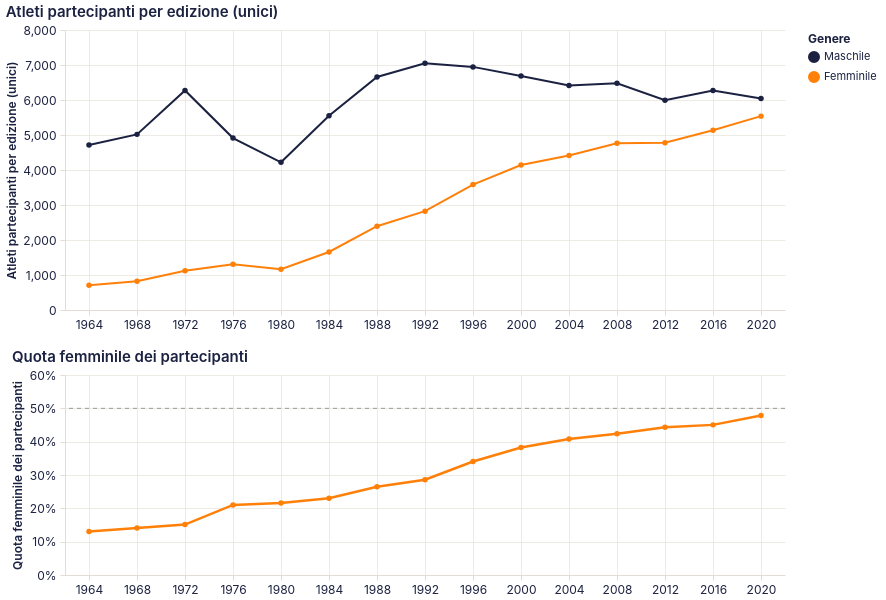

Express this chart as Vega-Lite.
### Vega-Lite specification from a JSON file in a GitHub repository (floating-point values rounded to 4 significant figures)
{"config": {"background": "transparent", "view": {"continuousWidth": 400, "continuousHeight": 300, "stroke": null, "fill": null}, "mark": {"color": "#1b2140"}, "arc": {"fill": "#1b2140"}, "area": {"fill": "#1b2140", "line": true, "fillOpacity": 0.15}, "line": {"stroke": "#1b2140", "strokeWidth": 2}, "path": {"stroke": "#1b2140"}, "rect": {"fill": "#1b2140"}, "bar": {"fill": "#1b2140"}, "point": {"fill": "#1b2140", "filled": true}, "shape": {"stroke": "#1b2140"}, "symbol": {"fill": "#1b2140"}, "title": {"color": "#1b2140", "anchor": "start", "fontSize": 15, "font": "Inter, system-ui, -apple-system, BlinkMacSystemFont, 'Segoe UI', Roboto, sans-serif", "fontWeight": 600, "subtitleColor": "#1b2140", "subtitleFont": "Inter, system-ui, -apple-system, BlinkMacSystemFont, 'Segoe UI', Roboto, sans-serif"}, "axis": {"labelColor": "#1b2140", "labelFontSize": 12, "labelFont": "Inter, system-ui, -apple-system, BlinkMacSystemFont, 'Segoe UI', Roboto, sans-serif", "labelFontWeight": 400, "titleColor": "#1b2140", "titleFont": "Inter, system-ui, -apple-system, BlinkMacSystemFont, 'Segoe UI', Roboto, sans-serif", "titleFontWeight": 600, "titleFontSize": 12, "grid": true, "gridColor": "#e2ddd4", "gridWidth": 0.6, "domainColor": "#e2ddd4", "tickColor": "#e2ddd4", "labelAngle": 0, "labelPadding": 4, "tickSize": 5}, "axisBand": {"grid": false}, "legend": {"labelFontSize": 11, "titleFontSize": 12, "labelFont": "Inter, system-ui, -apple-system, BlinkMacSystemFont, 'Segoe UI', Roboto, sans-serif", "titleFont": "Inter, system-ui, -apple-system, BlinkMacSystemFont, 'Segoe UI', Roboto, sans-serif", "labelColor": "#1b2140", "titleColor": "#1b2140", "symbolType": "circle", "padding": 4}, "range": {"category": ["#1b2140", "#ff8009", "#9a0641", "#ffe34a", "#e7b6af", "#0088b0", "#e03830"]}}, "vconcat": [{"data": {"name": "data-9949773066dc6e33ee15016cefac500a"}, "mark": {"type": "line", "point": true, "strokeWidth": 2}, "encoding": {"color": {"field": "genere", "scale": {"domain": ["Maschile", "Femminile"], "range": ["#1b2140", "#ff8009"]}, "title": "Genere", "type": "nominal"}, "tooltip": [{"field": "year", "title": "Anno", "type": "ordinal"}, {"field": "genere", "title": "Genere", "type": "nominal"}, {"field": "atleti", "format": ",.0f", "title": "Atleti partecipanti per edizione (unici)", "type": "quantitative"}], "x": {"axis": {"labelAngle": 0, "title": null}, "field": "year", "type": "ordinal"}, "y": {"field": "atleti", "title": "Atleti partecipanti per edizione (unici)", "type": "quantitative"}}, "height": 280, "title": "Atleti partecipanti per edizione (unici)", "width": 720}, {"layer": [{"data": {"name": "data-c01c208309bfb941e453b0e94d2e36f6"}, "mark": {"type": "line", "color": "#ff8009", "point": {"color": "#ff8009"}, "strokeWidth": 2.5}, "encoding": {"tooltip": [{"field": "year", "title": "Anno", "type": "ordinal"}, {"field": "quota_f", "format": ".1%", "title": "Quota femminile dei partecipanti", "type": "quantitative"}], "x": {"axis": {"labelAngle": 0, "title": null}, "field": "year", "type": "ordinal"}, "y": {"axis": {"format": "%"}, "field": "quota_f", "scale": {"domain": [0, 0.6]}, "title": "Quota femminile dei partecipanti", "type": "quantitative"}}}, {"data": {"name": "data-ae456247d702c6c353c73adae49361a3"}, "mark": {"type": "rule", "color": "#999999", "strokeDash": [4, 4]}, "encoding": {"y": {"field": "quota_f", "type": "quantitative"}}}], "height": 200, "title": "Quota femminile dei partecipanti", "width": 720}], "$schema": "https://vega.github.io/schema/vega-lite/v6.4.1.json", "datasets": {"data-9949773066dc6e33ee15016cefac500a": [{"year": 1964, "genere": "Femminile", "atleti": 706}, {"year": 1964, "genere": "Maschile", "atleti": 4716}, {"year": 1968, "genere": "Femminile", "atleti": 823}, {"year": 1968, "genere": "Maschile", "atleti": 5018}, {"year": 1972, "genere": "Femminile", "atleti": 1119}, {"year": 1972, "genere": "Maschile", "atleti": 6273}, {"year": 1976, "genere": "Femminile", "atleti": 1308}, {"year": 1976, "genere": "Maschile", "atleti": 4912}, {"year": 1980, "genere": "Femminile", "atleti": 1164}, {"year": 1980, "genere": "Maschile", "atleti": 4219}, {"year": 1984, "genere": "Femminile", "atleti": 1658}, {"year": 1984, "genere": "Maschile", "atleti": 5551}, {"year": 1988, "genere": "Femminile", "atleti": 2395}, {"year": 1988, "genere": "Maschile", "atleti": 6659}, {"year": 1992, "genere": "Femminile", "atleti": 2823}, {"year": 1992, "genere": "Maschile", "atleti": 7052}, {"year": 1996, "genere": "Femminile", "atleti": 3584}, {"year": 1996, "genere": "Maschile", "atleti": 6946}, {"year": 2000, "genere": "Femminile", "atleti": 4144}, {"year": 2000, "genere": "Maschile", "atleti": 6688}, {"year": 2004, "genere": "Femminile", "atleti": 4414}, {"year": 2004, "genere": "Maschile", "atleti": 6413}, {"year": 2008, "genere": "Femminile", "atleti": 4762}, {"year": 2008, "genere": "Maschile", "atleti": 6476}, {"year": 2012, "genere": "Femminile", "atleti": 4776}, {"year": 2012, "genere": "Maschile", "atleti": 5992}, {"year": 2016, "genere": "Femminile", "atleti": 5137}, {"year": 2016, "genere": "Maschile", "atleti": 6269}, {"year": 2020, "genere": "Femminile", "atleti": 5539}, {"year": 2020, "genere": "Maschile", "atleti": 6040}], "data-c01c208309bfb941e453b0e94d2e36f6": [{"year": 1964, "quota_f": 0.1302}, {"year": 1968, "quota_f": 0.1409}, {"year": 1972, "quota_f": 0.1514}, {"year": 1976, "quota_f": 0.2103}, {"year": 1980, "quota_f": 0.2162}, {"year": 1984, "quota_f": 0.23}, {"year": 1988, "quota_f": 0.2645}, {"year": 1992, "quota_f": 0.2859}, {"year": 1996, "quota_f": 0.3404}, {"year": 2000, "quota_f": 0.3826}, {"year": 2004, "quota_f": 0.4077}, {"year": 2008, "quota_f": 0.4237}, {"year": 2012, "quota_f": 0.4435}, {"year": 2016, "quota_f": 0.4504}, {"year": 2020, "quota_f": 0.4784}], "data-ae456247d702c6c353c73adae49361a3": [{"quota_f": 0.5}]}}
